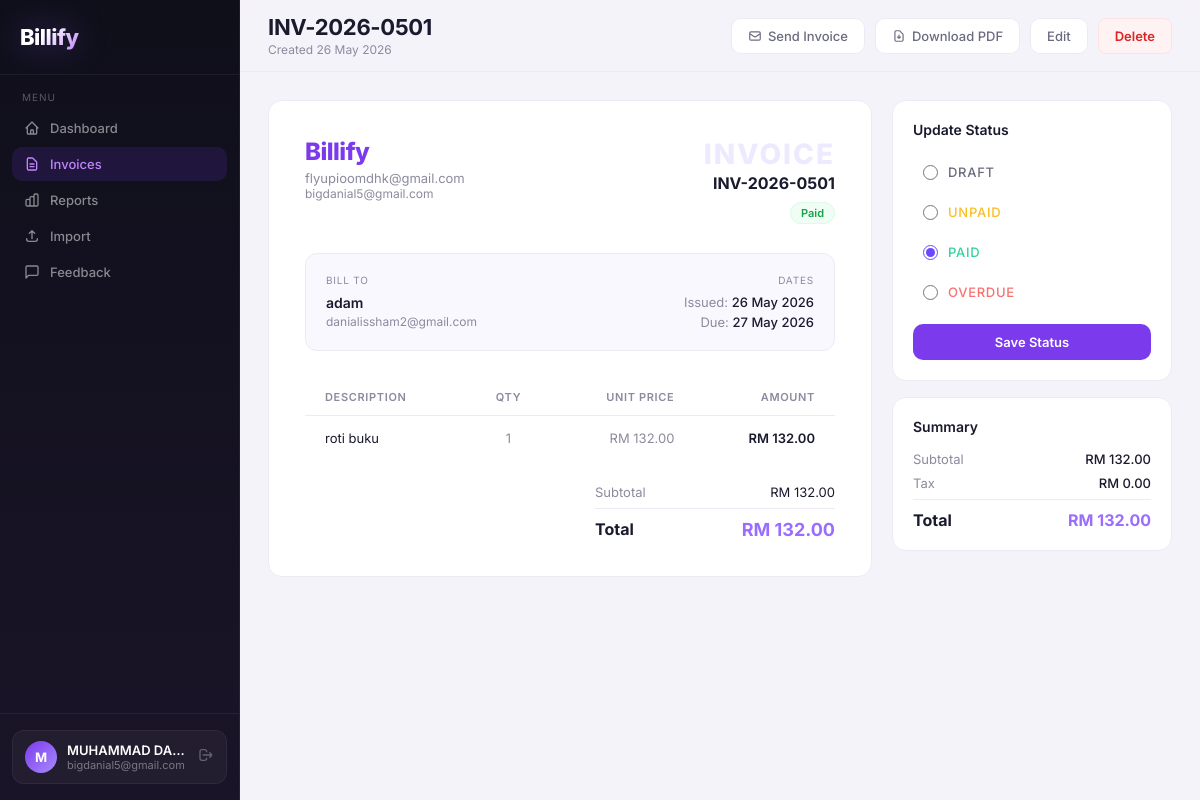
The page /invoices/501 (signed in) on the database its author committed.
### app.py (models this page shows)
class User(UserMixin, db.Model):
    id = db.Column(db.Integer, primary_key=True)
    name = db.Column(db.String(100), nullable=False)
    email = db.Column(db.String(120), unique=True, nullable=False)
    password = db.Column(db.String(200), nullable=False)
    company = db.Column(db.String(100))
    is_admin = db.Column(db.Boolean, default=False)
    is_active_account = db.Column(db.Boolean, default=True)
    created_at = db.Column(db.DateTime, default=datetime.utcnow)
    invoices = db.relationship('Invoice', backref='owner', lazy=True)

class Invoice(db.Model):
    id = db.Column(db.Integer, primary_key=True)
    invoice_number = db.Column(db.String(20), unique=True, nullable=False)
    client_name = db.Column(db.String(100), nullable=False)
    client_email = db.Column(db.String(120))
    client_address = db.Column(db.Text)
    issue_date = db.Column(db.Date, nullable=False, default=date.today)
    due_date = db.Column(db.Date, nullable=False)
    status = db.Column(db.String(20), default='Draft')
    subtotal = db.Column(db.Float, default=0.0)
    tax_percent = db.Column(db.Float, default=0.0)
    tax_amount = db.Column(db.Float, default=0.0)
    total = db.Column(db.Float, default=0.0)
    notes = db.Column(db.Text)
    user_id = db.Column(db.Integer, db.ForeignKey('user.id'), nullable=False)
    created_at = db.Column(db.DateTime, default=datetime.utcnow)
    items = db.relationship('InvoiceItem', backref='invoice', lazy=True, cascade='all, delete-orphan')

class InvoiceItem(db.Model):
    id = db.Column(db.Integer, primary_key=True)
    invoice_id = db.Column(db.Integer, db.ForeignKey('invoice.id'), nullable=False)
    description = db.Column(db.String(200), nullable=False)
    quantity = db.Column(db.Float, default=1)
    unit_price = db.Column(db.Float, default=0.0)
    amount = db.Column(db.Float, default=0.0)

### app.py (the view)
@app.route('/invoices/<int:id>')
@login_required
def view_invoice(id):
    update_overdue_invoices()
    inv = Invoice.query.filter_by(id=id, user_id=current_user.id).first_or_404()
    return render_template('invoice_view.html', invoice=inv)

### app.py (called while the page is built)
@app.after_request
def add_security_headers(response):
    response.headers['X-Content-Type-Options'] = 'nosniff'
    response.headers['X-Frame-Options'] = 'SAMEORIGIN'
    response.headers['X-XSS-Protection'] = '1; mode=block'
    response.headers['Referrer-Policy'] = 'strict-origin-when-cross-origin'
    return response

@login_manager.user_loader
def load_user(user_id):
    return User.query.get(int(user_id))

def update_overdue_invoices():
    today = date.today()
    overdue = Invoice.query.filter(
        Invoice.due_date < today,
        Invoice.status == 'Unpaid'
    ).all()
    for inv in overdue:
        inv.status = 'Overdue'
    db.session.commit()

### templates/invoice_view.html (shortened to what this page needs)
{% extends 'base.html' %}
{% block page_title %}{{ invoice.invoice_number }}{% endblock %}
{% block page_subtitle %}Created {{ invoice.created_at.strftime('%d %b %Y') }}{% endblock %}
{% block header_actions %}
<form method="POST" action="{{ url_for('send_invoice', id=invoice.id) }}" style="display:inline;">
  <button type="submit" onclick="return confirm('Send invoice to {{ invoice.client_email or 'client' }}?')" class="btn-secondary">
    <svg width="14" height="14" fill="none" stroke="currentColor" stroke-width="2" viewBox="0 0 24 24"><path d="M3 8l7.89 5.26a2 2 0 002.22 0L21 8M5 19h14a2 2 0 002-2V7a2 2 0 00-2-2H5a2 2 0 00-2 2v10a2 2 0 002 2z"/></svg>
    Send Invoice
  </button>
</form>
<a href="{{ url_for('download_pdf', id=invoice.id) }}" class="btn-secondary">
  <svg width="14" height="14" fill="none" stroke="currentColor" stroke-width="2" viewBox="0 0 24 24"><path d="M12 10v6m0 0l-3-3m3 3l3-3m2 8H7a2 2 0 01-2-2V5a2 2 0 012-2h5.586a1 1 0 01.707.293l5.414 5.414a1 1 0 01.293.707V19a2 2 0 01-2 2z"/></svg>
  Download PDF
</a>
<a href="{{ url_for('edit_invoice', id=invoice.id) }}" class="btn-secondary">Edit</a>
<form method="POST" action="{{ url_for('delete_invoice', id=invoice.id) }}" style="display:inline;" onsubmit="return confirm('Delete this invoice? This cannot be undone.')">
  <button type="submit" class="btn-danger" style="padding:9px 16px;font-size:13px;">Delete</button>
</form>
{% endblock %}
{% block content %}
<div style="display:grid;grid-template-columns:1fr 280px;gap:20px;" class="fade-up fade-up-1">
  <div class="card" style="padding:36px;">
    <div style="display:flex;justify-content:space-between;align-items:start;margin-bottom:32px;">
      <div>
        <span style="font-size:24px;font-weight:800;letter-spacing:-0.5px;color:#7c3aed;">Billify</span>
        <div style="font-size:13px;color:var(--muted);margin-top:4px;">{{ current_user.company or current_user.name }}</div>
        <div style="font-size:12px;color:var(--muted);">{{ current_user.email }}</div>
      </div>
      <div style="text-align:right;">
        <div style="font-size:28px;font-weight:800;color:#ede9fe;letter-spacing:2px;">INVOICE</div>
        <div style="font-size:16px;font-weight:700;color:var(--text);margin-top:2px;">{{ invoice.invoice_number }}</div>
        <div style="margin-top:8px;">
          {% if invoice.status == 'Paid' %}<span class="badge-paid">Paid</span>
          {% elif invoice.status == 'Overdue' %}<span class="badge-overdue">Overdue</span>
          {% elif invoice.status == 'Unpaid' %}<span class="badge-unpaid">Unpaid</span>
          {% else %}<span class="badge-draft">Draft</span>{% endif %}
        </div>
      </div>
    </div>
    <div style="display:grid;grid-template-columns:1fr 1fr;gap:20px;padding:20px;background:#faf8ff;border:1px solid var(--border);border-radius:12px;margin-bottom:28px;">
      <div>
        <div style="font-size:10px;color:var(--muted);text-transform:uppercase;letter-spacing:0.08em;margin-bottom:8px;">Bill To</div>
        <div style="font-weight:600;color:var(--text);font-size:14px;">{{ invoice.client_name }}</div>
        {% if invoice.client_email %}<div style="font-size:12px;color:var(--muted);margin-top:3px;">{{ invoice.client_email }}</div>{% endif %}
      </div>
      <div style="text-align:right;">
        <div style="font-size:10px;color:var(--muted);text-transform:uppercase;letter-spacing:0.08em;margin-bottom:8px;">Dates</div>
        <div style="font-size:13px;color:var(--muted);margin-bottom:4px;">Issued: <span style="color:var(--text);font-weight:500;">{{ invoice.issue_date.strftime('%d %b %Y') }}</span></div>
        <div style="font-size:13px;color:var(--muted);">Due: <span style="font-weight:500;{% if invoice.status == 'Overdue' %}color:#f87171;{% else %}color:var(--text);{% endif %}">{{ invoice.due_date.strftime('%d %b %Y') }}</span></div>
      </div>
    </div>
    <table style="margin-bottom:24px;">
      <thead>
        <tr>
          <th>Description</th>
          <th style="text-align:center;">Qty</th>
          <th style="text-align:right;">Unit Price</th>
          <th style="text-align:right;">Amount</th>
        </tr>
      </thead>
      <tbody>
        {% for item in invoice.items %}
        <tr>
          <td>{{ item.description }}</td>
          <td style="text-align:center;color:var(--muted);">{{ item.quantity|int if item.quantity == item.quantity|int else item.quantity }}</td>
          <td style="text-align:right;color:var(--muted);">RM {{ "%.2f"|format(item.unit_price) }}</td>
          <td style="text-align:right;font-weight:600;color:var(--text);">RM {{ "%.2f"|format(item.amount) }}</td>
        </tr>
        {% endfor %}
      </tbody>
    </table>
    <div style="display:flex;justify-content:flex-end;">
      <div style="width:240px;">
        <div style="display:flex;justify-content:space-between;font-size:13px;margin-bottom:8px;">
          <span style="color:var(--muted);">Subtotal</span>
          <span style="color:var(--text);">RM {{ "%.2f"|format(invoice.subtotal) }}</span>
        </div>
        <div style="display:flex;justify-content:space-between;border-top:1px solid var(--border);padding-top:10px;margin-top:4px;">
          <span style="font-weight:700;color:var(--text);">Total</span>
          <span style="font-weight:700;font-size:18px;color:#9b6dff;">RM {{ "%.2f"|format(invoice.total) }}</span>
        </div>
      </div>
    </div>
  </div>
  <div style="display:flex;flex-direction:column;gap:16px;">
    <div class="card" style="padding:20px;">
      <div style="font-size:14px;font-weight:600;color:var(--text);margin-bottom:16px;">Update Status</div>
      <form method="POST" action="{{ url_for('update_status', id=invoice.id) }}">
        {% for s in ['Draft','Unpaid','Paid','Overdue'] %}
        <label style="display:flex;align-items:center;gap:10px;padding:10px;border-radius:8px;cursor:pointer;margin-bottom:4px;transition:background 0.15s;" onmouseover="this.style.background='rgba(0,0,0,0.02)'" onmouseout="this.style.background='transparent'">
          <input type="radio" name="status" value="{{ s }}" {% if invoice.status == s %}checked{% endif %} style="accent-color:#6c47ff;width:15px;height:15px;"/>
          <span style="font-size:13px;font-weight:500;
            {% if s == 'Paid' %}color:#34d399;
            {% elif s == 'Overdue' %}color:#f87171;
            {% elif s == 'Unpaid' %}color:#fbbf24;
            {% else %}color:var(--muted-light);{% endif %}">{{ s }}</span>
        </label>
        {% endfor %}
        <button type="submit" class="btn-primary" style="width:100%;margin-top:10px;justify-content:center;">Save Status</button>
      </form>
    </div>
    <div class="card" style="padding:20px;">
      <div style="font-size:14px;font-weight:600;color:var(--text);margin-bottom:16px;">Summary</div>
      <div style="display:flex;justify-content:space-between;font-size:13px;margin-bottom:8px;">
        <span style="color:var(--muted);">Subtotal</span>
        <span style="color:var(--text);font-weight:500;">RM {{ "%.2f"|format(invoice.subtotal) }}</span>
      </div>
      <div style="display:flex;justify-content:space-between;font-size:13px;margin-bottom:8px;">
        <span style="color:var(--muted);">Tax</span>
        <span style="color:var(--text);font-weight:500;">RM {{ "%.2f"|format(invoice.tax_amount) }}</span>
      </div>
      <div style="display:flex;justify-content:space-between;border-top:1px solid var(--border);padding-top:10px;margin-top:4px;">
        <span style="font-weight:700;color:var(--text);">Total</span>
        <span style="font-weight:700;font-size:16px;color:#9b6dff;">RM {{ "%.2f"|format(invoice.total) }}</span>
      </div>
    </div>
  </div>
</div>
{% endblock %}

### templates/base.html (shortened to what this page needs)
<!DOCTYPE html>
<html lang="en">
<head>
</head>
<body>
{% if current_user.is_authenticated %}
<aside style="width:240px;background:linear-gradient(180deg,#0f0f1a,#1a1428);border-right:1px solid rgba(255,255,255,0.06);position:fixed;height:100vh;display:flex;flex-direction:column;z-index:20;">
  <div style="padding:24px 20px;border-bottom:1px solid rgba(255,255,255,0.06);">
    <a href="{{ url_for('dashboard') }}" style="text-decoration:none;">
      <span style="font-size:22px;font-weight:800;letter-spacing:-0.5px;background:linear-gradient(135deg,#fff 40%,#c084fc);-webkit-background-clip:text;-webkit-text-fill-color:transparent;background-clip:text;filter:drop-shadow(0 0 16px rgba(139,92,246,0.4));">Billify</span>
    </a>
  </div>
  <nav style="flex:1;padding:16px 12px;overflow-y:auto;">
    <div style="font-size:10px;color:rgba(255,255,255,0.3);text-transform:uppercase;letter-spacing:.1em;padding:0 10px;margin-bottom:8px;">Menu</div>
    {% for route, label, endpoints, icon in nav_items %}
    <a href="{{ url_for(route) }}" style="display:flex;align-items:center;gap:10px;padding:9px 12px;border-radius:10px;text-decoration:none;font-size:13px;font-weight:500;margin-bottom:2px;transition:all .15s;{% if request.endpoint in endpoints.split(',') %}background:rgba(124,58,237,0.15);color:#c084fc;{% else %}color:rgba(255,255,255,0.5);{% endif %}">
      <svg width="16" height="16" fill="none" stroke="currentColor" stroke-width="2" stroke-linecap="round" stroke-linejoin="round" viewBox="0 0 24 24"><path d="{{ icon }}"/></svg>
      {{ label }}
    </a>
    {% endfor %}
  </nav>
  <div style="padding:16px 12px;border-top:1px solid rgba(255,255,255,0.06);">
    <div style="display:flex;align-items:center;gap:10px;padding:10px 12px;background:rgba(255,255,255,0.04);border-radius:12px;border:1px solid rgba(255,255,255,0.06);">
      <div style="width:32px;height:32px;border-radius:50%;background:linear-gradient(135deg,#7c3aed,#a78bfa);display:flex;align-items:center;justify-content:center;font-weight:700;font-size:13px;color:white;flex-shrink:0;">{{ current_user.name[0].upper() }}</div>
      <div style="flex:1;min-width:0;">
        <div style="font-size:13px;font-weight:600;color:white;overflow:hidden;text-overflow:ellipsis;white-space:nowrap;">{{ current_user.name }}</div>
        <div style="font-size:11px;color:rgba(255,255,255,0.4);overflow:hidden;text-overflow:ellipsis;white-space:nowrap;">{{ current_user.email }}</div>
      </div>
      <a href="{{ url_for('logout') }}" title="Logout" style="color:rgba(255,255,255,0.3);transition:color .2s;" onmouseover="this.style.color='#f87171'" onmouseout="this.style.color='rgba(255,255,255,0.3)'">
        <svg width="16" height="16" fill="none" stroke="currentColor" stroke-width="2" viewBox="0 0 24 24"><path d="M17 16l4-4m0 0l-4-4m4 4H7m6 4v1a3 3 0 01-3 3H6a3 3 0 01-3-3V7a3 3 0 013-3h4a3 3 0 013 3v1"/></svg>
      </a>
    </div>
  </div>
</aside>
<div style="margin-left:240px;min-height:100vh;display:flex;flex-direction:column;">
  <header style="position:sticky;top:0;z-index:10;background:rgba(245,243,250,0.85);backdrop-filter:blur(12px);border-bottom:1px solid var(--border);padding:14px 28px;display:flex;align-items:center;justify-content:space-between;">
    <div>
      <h1 style="font-size:22px;font-weight:700;color:var(--text);letter-spacing:-.3px;">{% block page_title %}{% endblock %}</h1>
      <p style="font-size:12px;color:var(--muted);margin-top:2px;">{% block page_subtitle %}{% endblock %}</p>
    </div>
    <div style="display:flex;align-items:center;gap:10px;">{% block header_actions %}{% endblock %}</div>
  </header>
  <main style="padding:28px;flex:1;">
{% endif %}
{% block content %}{% endblock %}
{% if current_user.is_authenticated %}
  </main>
</div>
{% endif %}
</body>
</html>

### templates/base.html (style rules this page uses)
*,*::before,*::after { box-sizing:border-box;margin:0;padding:0; }
body { font-family:'Inter',-apple-system,sans-serif;background:#f5f3fa;color:#1a1a2e;min-height:100vh; }
:root { --accent:#7c3aed;--accent-light:#a78bfa;--accent-bg:#f3f0ff;--accent-border:#ede9fe; --bg:#f5f3fa;--surface:#ffffff;--card:#ffffff; --border:#eee9f5;--text:#1a1a2e;--muted:#8b8b9e;--muted-light:#6b6b80; }
.card { background:var(--card);border:1px solid var(--border);border-radius:14px; }
.btn-primary { background:var(--accent);color:white;border:none;border-radius:10px;padding:10px 18px;font-size:13px;font-weight:600;cursor:pointer;transition:all .15s;text-decoration:none;display:inline-flex;align-items:center;gap:6px;font-family:inherit; }
.btn-secondary { background:white;color:var(--muted-light);border:1px solid var(--border);border-radius:10px;padding:9px 16px;font-size:13px;font-weight:500;cursor:pointer;transition:all .15s;text-decoration:none;display:inline-flex;align-items:center;gap:6px;font-family:inherit; }
.btn-danger { background:#fef2f2;color:#dc2626;border:1px solid #fee2e2;border-radius:8px;padding:6px 12px;font-size:12px;font-weight:600;cursor:pointer;font-family:inherit;transition:all .15s; }
.badge-paid { background:#f0fdf4;color:#16a34a;border:1px solid #dcfce7;padding:3px 10px;border-radius:20px;font-size:11px;font-weight:600; }
input,select,textarea { background:white;border:1px solid var(--border);border-radius:10px;color:var(--text);font-family:inherit;font-size:14px;padding:10px 14px;outline:none;transition:border-color .2s;width:100%; }
input::placeholder,textarea::placeholder { color:#bbb; }
label { font-size:12px;font-weight:600;color:var(--muted);text-transform:uppercase;letter-spacing:.06em;display:block;margin-bottom:6px; }
table { width:100%;border-collapse:collapse;font-size:13px; }
th { padding:11px 20px;text-align:left;font-size:11px;font-weight:600;color:var(--muted);text-transform:uppercase;letter-spacing:.06em;border-bottom:1px solid var(--border); }
td { padding:14px 20px;border-bottom:1px solid var(--border);color:var(--text); }
tr:last-child td { border-bottom:none; }
.fade-up { animation:fadeUp .3s ease forwards;opacity:0; }
.fade-up-1 { animation-delay:.05s; }

### rows shown on the page
User: name "M", name "MUHAMMAD DA…", email "bigdanial5@gmail.com", company "flyupioomdhk@gmail.com"
Invoice: invoice_number "INV-2026-0501", created_at "26 May 2026", client_name "adam", client_email "danialissham2@gmail.com", issue_date "26 May 2026", due_date "27 May 2026", subtotal "132.00", total "132.00", status "☐ DRAFT" "☐ UNPAID" "☑ PAID" "☐ OVERDUE", tax_amount "0.00"
InvoiceItem: description "roti buku", quantity "1", unit_price "132.00", amount "132.00"

### other values the page prints
{{ label }} "Dashboard" "Invoices" "Reports" "Import" "Feedback"
{{ s }} "DRAFT" "UNPAID" "PAID" "OVERDUE"
